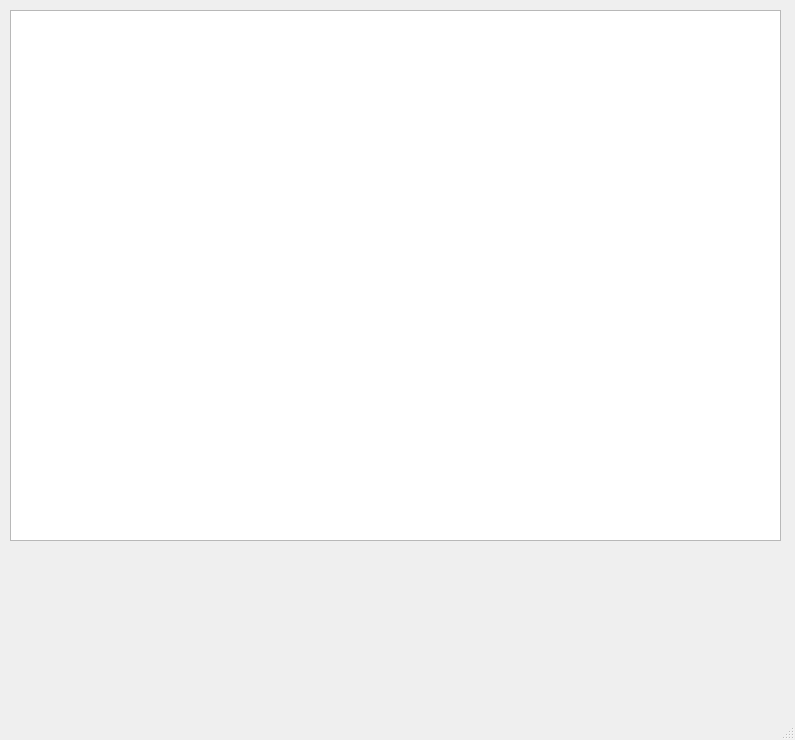
<?xml version="1.0" encoding="UTF-8"?>
<ui version="4.0">
 <class>DAW</class>
 <widget class="QMainWindow" name="DAW">
  <property name="geometry">
   <rect>
    <x>0</x>
    <y>0</y>
    <width>795</width>
    <height>740</height>
   </rect>
  </property>
  <property name="windowTitle">
   <string>MainWindow</string>
  </property>
  <widget class="QWidget" name="centralwidget">
   <widget class="QWidget" name="">
    <property name="geometry">
     <rect>
      <x>10</x>
      <y>10</y>
      <width>771</width>
      <height>531</height>
     </rect>
    </property>
    <layout class="QHBoxLayout" name="horizontalLayout">
     <item>
      <widget class="QListWidget" name="file_manager_widget">
       <property name="font">
        <font>
         <pointsize>14</pointsize>
        </font>
       </property>
       <property name="styleSheet">
        <string notr="true"/>
       </property>
      </widget>
     </item>
    </layout>
   </widget>
  </widget>
  <widget class="QMenuBar" name="menubar">
   <property name="geometry">
    <rect>
     <x>0</x>
     <y>0</y>
     <width>795</width>
     <height>22</height>
    </rect>
   </property>
  </widget>
  <widget class="QStatusBar" name="DAW_2">
   <property name="font">
    <font>
     <pointsize>12</pointsize>
     <underline>false</underline>
    </font>
   </property>
  </widget>
 </widget>
 <resources/>
 <connections/>
</ui>
